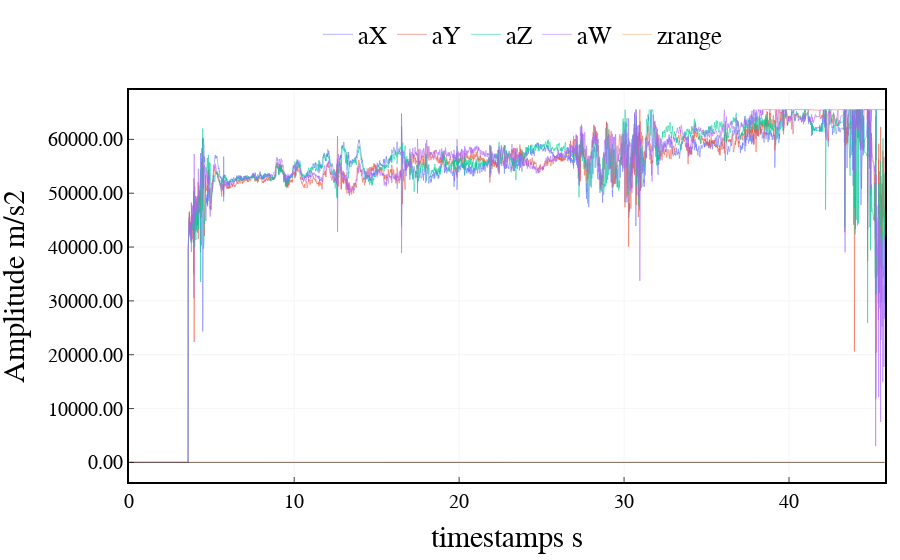

The notebook cell this image was saved under:
### Code cell
import scipy.signal as signal_p

# Define filter parameters
fs = 100  # Sampling frequency
fc = 4  # Cutoff frequency
order = 6  # Filter order



# Create low-pass Butterworth filter
b, a = signal_p.butter(order, fc / (fs / 2), btype='low')

# Apply filter to signal data
signalf = signal_p.filtfilt(b, a, imu_data[:,:6], axis=0)
timestamp = imu_data[:,7]
fig = go.Figure()
fig.add_trace(go.Scatter(x=timestamp, y=imu_data[:,3],
                    mode='lines',
                    line=dict(width=0.5),
                    name='aX'))
fig.add_trace(go.Scatter(x=timestamp, y=imu_data[:,4],
                    mode='lines',
                    line=dict(width=0.5),
                    name='aY'))
fig.add_trace(go.Scatter(x=timestamp, y=imu_data[:,5],
                    mode='lines',
                    line=dict(width=0.5),
                    name='aZ'))
fig.add_trace(go.Scatter(x=timestamp, y=imu_data[:,6],
                    mode='lines',
                    line=dict(width=0.5),
                    name='aW'))
fig.add_trace(go.Scatter(x=timestamp, y=imu_data[:,8]/1000,
                    mode='lines',
                    line=dict(width=0.5),
                    name='zrange'))


# # Add a rectangle to the plot
# fig.add_shape(type='rect',
#               x0=0,
#               y0=-2,
#               x1=10,
#               y1=2,
#               line=dict(color='blue', width=0.5),
#             #   fillcolor='lightblue',
#               opacity=0.5)

fig.add_shape(type='line',
                x0=0,
                y0=0,
                x1=timestamp[-1].astype(float),
                y1=0,
                line=dict(color='black', width=0.5),
            #   fillcolor='lightblue',
                opacity=1)

    
    


fig.update_layout(xaxis_title='timestamps s',
                        yaxis_title='Amplitude m/s2',
                        font=dict(size=25, family='Arial', color='rgb(0, 0, 0)'),
                        margin={'l': 15, 'r': 15, 't': 15, 'b': 15},
                        # width=1000, height=400,
                        legend=dict(
                            yanchor="top",
                            y=1.2,
                            xanchor="left",
                            x = 0.25,
                            font=dict(
                                family='Arial',
                                size=25,
                                color='rgb(0, 0, 0)',
                            ),
                            orientation="h",
                            # bordercolor="Black",
                            # borderwidth=1
                        ),
                        plot_bgcolor='rgb(255,255,255)',
                        xaxis=dict(
                            showline=True,
                            linecolor='rgb(0, 0, 0)',
                            linewidth=2,
                            ticks='inside',
                            tickfont=dict(
                                family='Arial',
                                size=20,
                                color='rgb(0, 0, 0)',
                            ),
                            tick0 = 150,
                            dtick = 10,
                            gridcolor='rgb(245, 245, 245)',
                            mirror=True
                        ),
                        yaxis=dict(
                            # range = [0, 1],
                            showline=True,
                            linecolor='rgb(0, 0, 0)',
                            linewidth=2,
                            ticks='inside',
                            tickfont=dict(
                                family='Arial',
                                size=20,
                                color='rgb(0, 0, 0)',
                            ),
                            tickformat='.2f',   # y轴刻度分辨率
                            gridcolor='rgb(245, 245, 245)',
                            mirror=True
                        ),
        )

fig.show()

### Figure 1 — Plotly figure (JSON) as saved in the notebook; plotly's stock layout.template omitted (floating-point values rounded to 4 significant figures; data arrays with more than 128 entries replaced by an {"elided": "..."} marker saying what was removed)
{"data": [{"line": {"width": 0.5}, "mode": "lines", "name": "aX", "type": "scatter", "x": {"elided": "4583 float values"}, "y": {"elided": "4583 int values"}}, {"line": {"width": 0.5}, "mode": "lines", "name": "aY", "type": "scatter", "x": {"elided": "4583 float values"}, "y": {"elided": "4583 int values"}}, {"line": {"width": 0.5}, "mode": "lines", "name": "aZ", "type": "scatter", "x": {"elided": "4583 float values"}, "y": {"elided": "4583 int values"}}, {"line": {"width": 0.5}, "mode": "lines", "name": "aW", "type": "scatter", "x": {"elided": "4583 float values"}, "y": {"elided": "4583 int values"}}, {"line": {"width": 0.5}, "mode": "lines", "name": "zrange", "type": "scatter", "x": {"elided": "4583 float values"}, "y": {"elided": "4583 float values"}}], "layout": {"font": {"color": "rgb(0, 0, 0)", "family": "Arial", "size": 25}, "legend": {"font": {"color": "rgb(0, 0, 0)", "family": "Arial", "size": 25}, "orientation": "h", "x": 0.25, "xanchor": "left", "y": 1.2, "yanchor": "top"}, "margin": {"b": 15, "l": 15, "r": 15, "t": 15}, "plot_bgcolor": "rgb(255,255,255)", "shapes": [{"line": {"color": "black", "width": 0.5}, "opacity": 1, "type": "line", "x0": 0, "x1": 45.8, "y0": 0, "y1": 0}], "xaxis": {"dtick": 10, "gridcolor": "rgb(245, 245, 245)", "linecolor": "rgb(0, 0, 0)", "linewidth": 2, "mirror": true, "showline": true, "tick0": 150, "tickfont": {"color": "rgb(0, 0, 0)", "family": "Arial", "size": 20}, "ticks": "inside", "title": {"text": "timestamps s"}}, "yaxis": {"gridcolor": "rgb(245, 245, 245)", "linecolor": "rgb(0, 0, 0)", "linewidth": 2, "mirror": true, "showline": true, "tickfont": {"color": "rgb(0, 0, 0)", "family": "Arial", "size": 20}, "tickformat": ".2f", "ticks": "inside", "title": {"text": "Amplitude m/s2"}}}}
